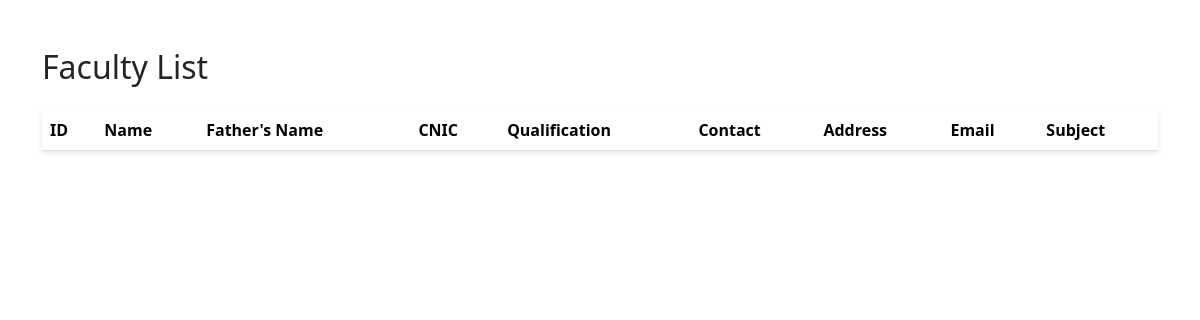
Before: /teachers/ with the older database file.
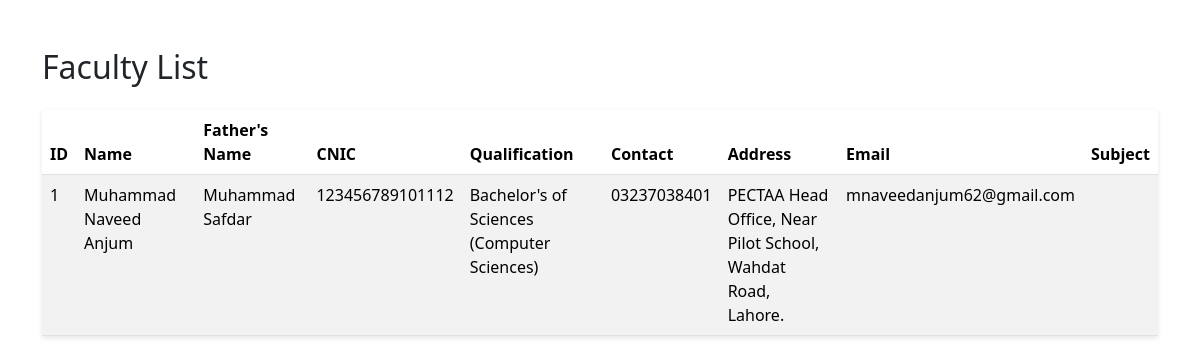
After: the same page with the newer database file.
### first_app/models.py (models this page shows, shortened)
class TeacherSignUp(models.Model):
    user = models.ForeignKey(User, on_delete=models.CASCADE, related_name="teacher", blank=True, null=True)  # Establishes a foreign key relationship with the User model
    teacher_name = models.CharField(max_length=100)
    teacher_father_name = models.CharField(max_length=100)
    teacher_cnic = models.IntegerField()
    teacher_qualification = models.CharField(max_length=50)
    teacher_contact = models.CharField(max_length=15)
    teacher_address = models.CharField(max_length=200, blank=True)
    teacher_email = models.EmailField()
    teacher_password = models.CharField(max_length=20)

### first_app/views.py (the view)
# urls.py: path('teachers/', views.teacher_list, name='teacher_list'),
def teacher_list(request):
    teachers = TeacherSignUp.objects.all()  # Retrieve all teacher records from the database
    return render(request, 'faculty_list.html', {'teachers': teachers})  # Render the teacher list template with the retrieved teacher data

### templates/faculty_list.html
{% include "header.html" %}
<div class="container mt-5">
    <h2 class="mb-4">Faculty List</h2>
    <table class="table table-striped">
        <thead>
            <tr>
                <th>ID</th>
                <th>Name</th>
                <th>Father's Name</th>
                <th>CNIC</th>
                <th>Qualification</th>
                <th>Contact</th>
                <th>Address</th>
                <th>Email</th>
                <th>Subject</th>
            </tr>
        </thead>
        <tbody>
            {% for teacher in teachers %}
            <tr>
                <td>{{ teacher.id }}</td>
                <td>{{ teacher.teacher_name }}</td>
                <td>{{ teacher.teacher_father_name }}</td>
                <td>{{ teacher.teacher_cnic }}</td>
                <td>{{ teacher.teacher_qualification }}</td>
                <td>{{ teacher.teacher_contact }}</td>
                <td>{{ teacher.teacher_address }}</td>
                <td>{{ teacher.teacher_email }}</td>
                <td>{{ teacher.teacher_subject }}</td>
            </tr>
            {% endfor %}
        </tbody>
    </table>
</div>

Changed rows visible on the page:
added TeacherSignUp: id "1", teacher_name "Muhammad Naveed Anjum", teacher_father_name "Muhammad Safdar", teacher_cnic "123456789101112", teacher_qualification "Bachelor's of Sciences (Computer Sciences)", teacher_contact "03237038401", teacher_address "PECTAA Head Office, Near Pilot School, Wahdat Road, Lahore.", teacher_email "mnaveedanjum62@gmail.com"
